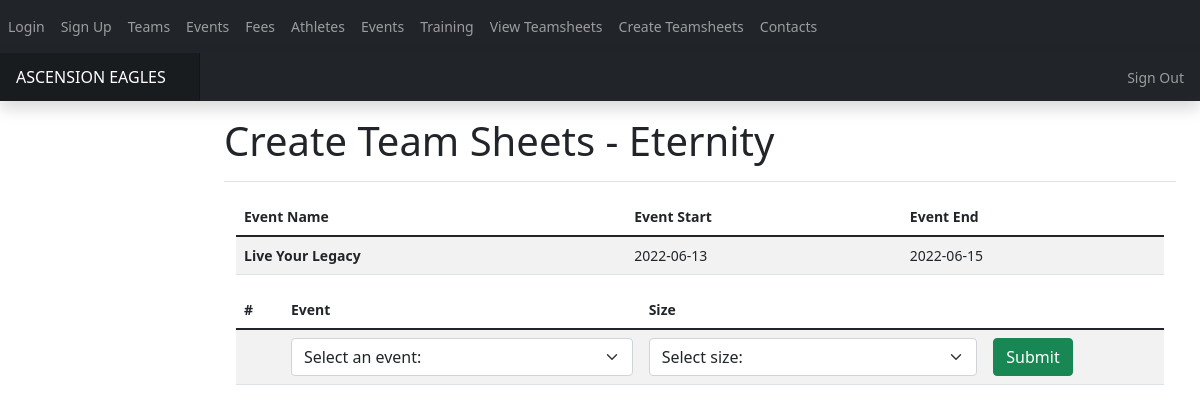
Before: /createteamsheet (signed in) with the older database file.
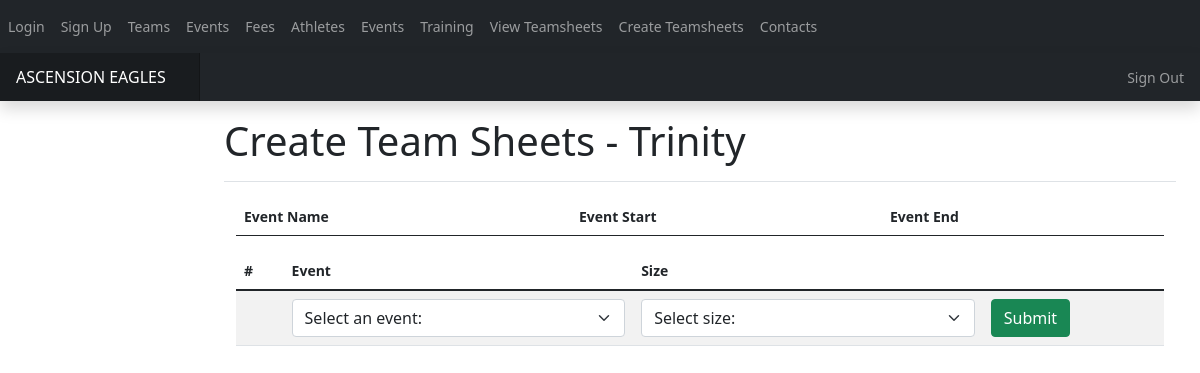
After: the same page with the newer database file.
### app.py (models this page shows)
class Team_Details(db.Model):
    team_id = db.Column(db.Integer, primary_key= True)
    coach_id = db.Column(db.Integer)
    team_name= db.Column(db.String(20), nullable= False)
    max_age = db.Column(db.Integer, nullable=True)

class Events(db.Model): #1. an event is made
    events_id= db.Column(db.Integer, primary_key=True)
    event_name= db.Column(db.Text, nullable =False)
    event_start_date= db.Column(db.DateTime, nullable = False)
    event_end_date = db.Column(db.DateTime, nullable=False)

### app.py (the view)
@app.route('/createteamsheet',methods=['GET','POST'])
@login_required
def create_teamsheet():
    sizes = {0:"X Small (5-14)",1:"Small (15-22)",2:"Medium (23-32)",3:"Large (33-38)"}
    max_sizes = {0:14,1:22,2:32,3:38}
    query = db.engine.execute('SELECT * FROM Events') #id, name, start, end
    events = {}
    for event in query:
        event_start_date = event[2].split(" ")[0]
        event_start_date = event_start_date.split("-")
        event_start_date = date(int(event_start_date[0]),int(event_start_date[1]),int(event_start_date[2]))
        if event_start_date > date.today():
            events[event[0]] = [event[1],event[2].split(" ")[0],event[3].split(" ")[0]]
    existing_sheets = {}
    query = db.engine.execute('SELECT team__events.team_sheet_id, events.event_name, team__events.size FROM team__details, events, team__events WHERE team__details.team_id = team__events.team_id AND events.events_id = team__events.event_id AND team__details.coach_id = {}'.format(current_user.id))
    for team in query:
        existing_sheets[team[0]] = [team[1],sizes[team[2]]]
    query = db.engine.execute('SELECT team_id, team_name FROM team__details WHERE coach_id = {}'.format(current_user.id))
    for team in query:
        team_name =team[1]
    return render_template('createteamsheet.html', events = events, team = team_name,sizes=sizes, team_sheets=existing_sheets, count=0)

### app.py (called while the page is built)
@login_manager.user_loader
def load_user(user_id):
    return User.query.get(user_id)

### templates/createteamsheet.html (shortened to what this page needs)
{% extends "base.html" %}
{% block head %}
<link rel="stylesheet" href="{{ url_for('static',filename='css/main.css') }}">
{% endblock %}
{% block body %}
<body>
  <nav class= "navbar navbar-expand-lg navbar-dark bg-dark">
      <div class="collapse navbar-collapse" id="navbar">
        <div class= "navbar-nav">
          <a class="nav_item nav-link" id="login" href="/login">Login</a>
          <a class="nav_item nav-link" id="signup" href="/signup">Sign Up</a>
          <a class="nav_item nav-link" id="teams" href="/teams">Teams</a>
		      <a class="nav_item nav-link" id="events" href="/events">Events</a>
		      <a class="nav_item nav-link" id="fees" href="/fees">Fees</a>
          <a class="nav_item nav-link" id="athletes" href="/athletes">Athletes</a>
          <a class="nav_item nav-link" id="events" href="/events">Events</a>
          <a class="nav_item nav-link" id="training" href="/training">Training</a>
          <a class="nav_item nav-link" id="viewteamsheet" href="/teamsheet">View Teamsheets</a>
          <a class="nav_item nav-link" id="createteamsheet" href="/createteamsheet">Create Teamsheets</a>
          <a class="nav_item nav-link" id="fees" href="/contacts">Contacts</a>
        </div>
      </div>
  </nav>
</body>
<header class="navbar navbar-dark sticky-top bg-dark flex-md-nowrap p-0 shadow">
    <a class="navbar-brand col-md-3 col-lg-2 me-0 px-3" href="#">ASCENSION EAGLES</a>
    <div class="navbar-nav">
      <div class="nav-item text-nowrap">
        <a class="nav-link px-3" href="/login">Sign Out</a>
      </div>
    </div>
  </header>
      <main class="col-md-9 ms-sm-auto col-lg-10 px-md-4">
        <div class="d-flex justify-content-between flex-wrap flex-md-nowrap align-items-center pt-3 pb-2 mb-3 border-bottom">
          <h1>Create Team Sheets - {{team}}</h1>
        </div>
        <div class="container">
            <form method="POST" action="{{url_for('create_teamsheet')}}">
            <table class="table table-striped">
                <thead>
                <tr>
                    <th scope="col">Event Name</th>
                    <th scope="col">Event Start</th>
                    <th scope="col">Event End</th>
                </tr>
                </thead>
                <tbody>
                {% for event in events %}
                <tr>
                    <th scope="row">{{ events[event][0] }}</th>
                    <td>{{ events[event][1] }}</td>
                    <td>{{events[event][2]}}</td>
                </tr>
                {% endfor %}
                </tbody>
            </table>
            <table class="table table-striped">
                <thead>
                    <tr>
                        <th scope="col">#</th>
                        <th scope="col">Event</th>
                        <th scope="col">Size</th>
                        <th scope="col"></th>
                    </tr>
                </thead>
                <tbody>
                    <th scope="row"></th>
                    <td>
                        <select class="form-select" aria-label="Default select example" name="event" id= "event">
                            <option selected>Select an event: </option>
                          </select>
                    </td>
                    <td>
                        <select class="form-select" aria-label="Default select example" name="size" id="size">
                            <option selected>Select size: </option>
                        </select>
                    </td>
                    <td><button class="btn btn-success" type="submit">Submit</button></td>
                </tbody>
            </table>
            </form>
        </div>
      </main>
  {% endblock %}

Changed rows visible on the page:
no longer on this page (row edited): Team_Details: team_name "Eternity"
removed Events: event_name "Live Your Legacy", event_start_date "2022-06-15"
now on this page (row edited): Team_Details: team_name "Trinity"
Other visible differences:
list line gone: "2022-06-13"
